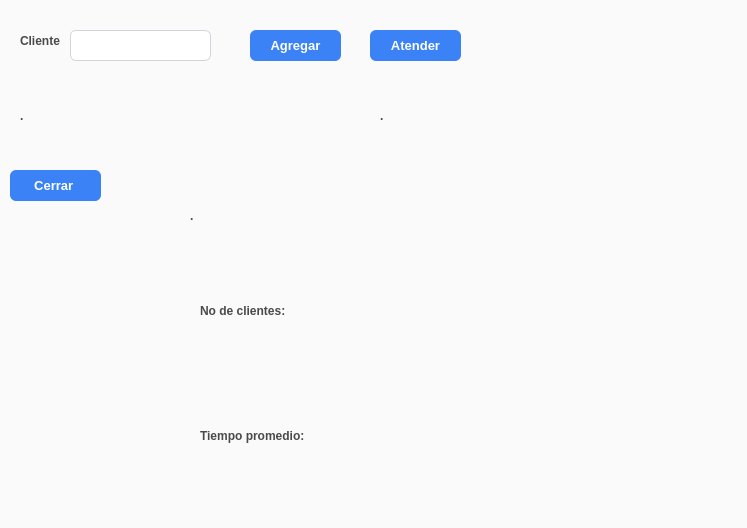
<?xml version="1.0" encoding="UTF-8"?>
<ui version="4.0">
 <class>Dialog</class>
 <widget class="QDialog" name="Dialog">
  <property name="geometry">
   <rect>
    <x>0</x>
    <y>0</y>
    <width>747</width>
    <height>528</height>
   </rect>
  </property>
  <property name="windowTitle">
   <string>Dialog</string>
  </property>
  <property name="styleSheet">
   <string notr="true">/* Estilo para la ventana principal */
QDialog {
    background-color: #FAFAFA;
    font-family: &quot;Segoe UI&quot;, &quot;Helvetica Neue&quot;, Arial, sans-serif;
    font-size: 14px;
    color: #333333;
}

/* Estilo para las etiquetas de texto */
QLabel {
    color: #4A4A4A;
    font-weight: 500;
    background: transparent;
}

/* Estilo para los campos de entrada de texto */
QLineEdit {
    background-color: #FFFFFF;
    border: 1px solid #D1D5DB;
    border-radius: 6px;
    padding: 6px 12px;
    color: #1F2937;
    font-size: 13px;
}

/* Estado de enfoque (cuando el usuario hace clic en el QLineEdit) */
QLineEdit:focus {
    border: 1px solid #3B82F6;
    background-color: #FFFFFF;
    /* Un ligero cambio para denotar selección */
}

/* Estado cuando el QLineEdit está deshabilitado */
QLineEdit:disabled {
    background-color: #F3F4F6;
    color: #9CA3AF;
    border: 1px solid #E5E7EB;
}

/* Estilo para los botones */
QPushButton {
    background-color: #3B82F6;
    color: #FFFFFF;
    border: none;
    border-radius: 6px;
    padding: 8px 16px;
    font-weight: 600;
    font-size: 13px;
}

/* Efecto al pasar el cursor sobre el botón */
QPushButton:hover {
    background-color: #2563EB;
}

/* Efecto al hacer clic en el botón */
QPushButton:pressed {
    background-color: #1D4ED8;
}

/* Estado cuando el botón está deshabilitado */
QPushButton:disabled {
    background-color: #E5E7EB;
    color: #9CA3AF;
}</string>
  </property>
  <widget class="QLabel" name="label">
   <property name="geometry">
    <rect>
     <x>20</x>
     <y>30</y>
     <width>61</width>
     <height>21</height>
    </rect>
   </property>
   <property name="text">
    <string>Cliente</string>
   </property>
  </widget>
  <widget class="QLineEdit" name="txt_turno">
   <property name="geometry">
    <rect>
     <x>70</x>
     <y>30</y>
     <width>141</width>
     <height>31</height>
    </rect>
   </property>
  </widget>
  <widget class="QPushButton" name="btn_agregar">
   <property name="geometry">
    <rect>
     <x>250</x>
     <y>30</y>
     <width>91</width>
     <height>31</height>
    </rect>
   </property>
   <property name="text">
    <string>Agregar</string>
   </property>
  </widget>
  <widget class="QPushButton" name="btn_atender">
   <property name="geometry">
    <rect>
     <x>370</x>
     <y>30</y>
     <width>91</width>
     <height>31</height>
    </rect>
   </property>
   <property name="text">
    <string>Atender</string>
   </property>
  </widget>
  <widget class="QPushButton" name="btn_cerrar">
   <property name="geometry">
    <rect>
     <x>10</x>
     <y>170</y>
     <width>91</width>
     <height>31</height>
    </rect>
   </property>
   <property name="text">
    <string>Cerrar </string>
   </property>
  </widget>
  <widget class="QLabel" name="lbl_clientes">
   <property name="geometry">
    <rect>
     <x>200</x>
     <y>250</y>
     <width>371</width>
     <height>121</height>
    </rect>
   </property>
   <property name="text">
    <string>No de clientes:</string>
   </property>
  </widget>
  <widget class="QLabel" name="lbl_tiempo">
   <property name="geometry">
    <rect>
     <x>200</x>
     <y>380</y>
     <width>411</width>
     <height>111</height>
    </rect>
   </property>
   <property name="text">
    <string>Tiempo promedio:</string>
   </property>
  </widget>
  <widget class="QLabel" name="lbl_agregar">
   <property name="geometry">
    <rect>
     <x>20</x>
     <y>80</y>
     <width>341</width>
     <height>71</height>
    </rect>
   </property>
   <property name="text">
    <string>.</string>
   </property>
  </widget>
  <widget class="QLabel" name="lbl_atender">
   <property name="geometry">
    <rect>
     <x>380</x>
     <y>90</y>
     <width>351</width>
     <height>51</height>
    </rect>
   </property>
   <property name="text">
    <string>.</string>
   </property>
  </widget>
  <widget class="QLabel" name="lbl_abierto">
   <property name="geometry">
    <rect>
     <x>190</x>
     <y>190</y>
     <width>491</width>
     <height>51</height>
    </rect>
   </property>
   <property name="text">
    <string>.</string>
   </property>
  </widget>
 </widget>
 <resources/>
 <connections/>
</ui>
